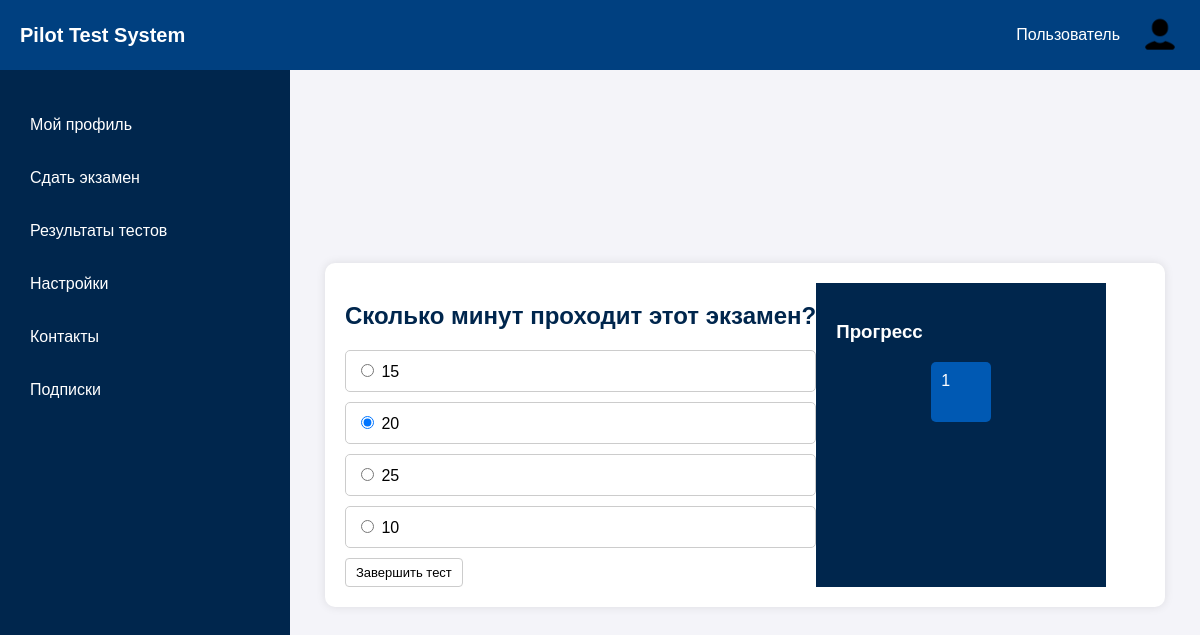
The page /exam/2/ (signed in) on the database its author committed.
### exams/models.py (models this page shows, shortened)
class Question(models.Model):
    exam = models.ForeignKey(Exam, related_name='questions', on_delete=models.CASCADE)
    text = models.TextField()

class UserAnswer(models.Model):
    user = models.ForeignKey(get_user_model(), on_delete=models.CASCADE)
    question = models.ForeignKey(Question, on_delete=models.CASCADE)
    selected_option = models.ForeignKey(Option, null=True, blank=True, on_delete=models.CASCADE)
    short_answer = models.TextField(null=True, blank=True)

class Option(models.Model):
    question = models.ForeignKey(Question, related_name='options', on_delete=models.CASCADE)
    text = models.CharField(max_length=255)
    is_correct = models.BooleanField(default=False)

### exams/views.py (the view, shortened to what this page needs)
# urls.py: path('exam/<int:exam_id>/', exam_detail, name='test_process'),
@login_required
def exam_detail(request, exam_id):
    exam = get_object_or_404(Exam, id=exam_id)
    questions = list(exam.questions.all().order_by('id'))
    question_id = request.GET.get('question_id')
    current_question = get_object_or_404(Question, id=question_id) if question_id else questions[0]
    user_answer = UserAnswer.objects.filter(user=request.user, question=current_question).first()
    return render(request, 'test_process.html', {
        'exam': exam,
        'current_question': current_question,
        'questions': questions,
        'user_answer': user_answer,
    })

### templates/test_process.html (shortened to what this page needs)
{% load static %}
<!DOCTYPE html>
<html lang="ru">
<head>
    <link rel="stylesheet" href="{% static 'main_style.css' %}">
</head>
<body>
    <header class="top-bar">
        <div class="logo">Pilot Test System</div>
        <div class="user-info">
            <span class="user-name">Пользователь</span>
            <img src="imgs/icon_user.png" alt="Фото профиля" class="user-photo">
        </div>
    </header>
    <div class="container">
        <aside class="sidebar">
            <nav>
                <ul>
                    <li><a href="{% url 'profile' %}">Мой профиль</a></li>
                    <li><a href="{% url 'tests' %}">Сдать экзамен</a></li>
                    <li><a href="test_result.html">Результаты тестов</a></li>
                    <li><a href="settings.html">Настройки</a></li>
                    <li><a href="contacts.html">Контакты</a></li>
                    <li><a href="subscriptions.html">Подписки</a></li>
                </ul>
            </nav>
        </aside>
           <main class="main-content">
            <div class="test-container">
                <form method="post" class="question-panel">
                    <h2 id="question-text">{{ current_question.text }}</h2>
                    <div class="options">
                        {% for option in current_question.options.all %}
                        <label>
                            <input type="radio" name="answer_{{ current_question.id }}" value="{{ option.id }}" {% if user_answer and user_answer.selected_option and option.id == user_answer.selected_option.id %} checked {% endif %}>
                            {{ option.text }}
                          </label>
                        {% endfor %}
                    </div>
                    {% with questions|last as last_question %}
                        {% if current_question.id == last_question.id %}
                            <button id="finish-btn" type="submit" name="action" value="finish">Завершить тест</button>
                        {% else %}
                            <button type="submit" name="action" value="next">Далее</button>
                        {% endif %}
                    {% endwith %}
                </form>
                <div class="sidebar">
                    <h3>Прогресс</h3>
                    <div id="question-list" class="question-list">
                        {% for question in questions %}
                        <a href="{% url 'test_process' exam.id %}?question_id={{ question.id }}" class="question-item {% if question.id == current_question.id %}active{% endif %}" data-question-id="{{ question.id }}">
                            {{ forloop.counter }}
                        </a>
                        {% endfor %}
                    </div>
                </div>
            </div>
        </main>
    </div>
</body>
</html>

### static/main_style.css (style rules this page uses)
body { font-family: Arial, sans-serif; margin: 0; padding: 0; background-color: #f4f4f9; display: flex; flex-direction: column; height: 100vh; }
.top-bar { display: flex; justify-content: space-between; align-items: center; background: #004080; color: white; padding: 15px 20px; }
.logo { font-size: 20px; font-weight: bold; }
.user-info { display: flex; align-items: center; }
.user-photo { width: 40px; height: 40px; border-radius: 50%; margin-left: 10px; }
.user-name { margin-right: 10px; color: white; }
.container { display: flex; flex: 1; }
.sidebar { width: 250px; background: #00264d; padding: 20px; color: white; }
.sidebar ul { list-style: none; padding: 0; }
.sidebar li { margin: 15px 0; }
.sidebar a { color: white; text-decoration: none; display: block; padding: 10px; border-radius: 5px; transition: 0.3s; }
.main-content { flex: 1; padding: 30px; }
h2 { text-align: center; color: #00264d; font-size: 22px; margin-bottom: 15px; }
button { padding: 6px 10px; border: 1px solid #ccc; border-radius: 4px; background: none; cursor: pointer; font-size: 13px; transition: 0.2s; }
h2 { font-size: 24px; color: #00264d; margin-bottom: 20px; }
.main-content { flex: 1; padding: 30px; display: flex; justify-content: center; align-items: center; }
.test-container { display: flex; background: white; padding: 20px; border-radius: 10px; box-shadow: 0 0 10px rgba(0, 0, 0, 0.1); width: 800px; }
.options label { display: block; margin: 10px 0; padding: 10px; border: 1px solid #ccc; border-radius: 5px; cursor: pointer; transition: 0.3s; }
.question-list { display: flex; flex-wrap: wrap; gap: 10px; justify-content: center; }
.question-item { width: 40px; height: 40px; display: flex; align-items: center; justify-content: center; border-radius: 5px; background: #0059b3; color: white; cursor: pointer; transition: 0.3s; }

### rows shown on the page
Question: text "Сколько минут проходит этот экзамен?"
Option: text "15"
UserAnswer: selected_option_id "☐ 15", selected_option_id "☑ 20", selected_option_id "☐ 25", selected_option_id "☐ 10"
Option: text "20"
Option: text "25"
Option: text "10"
